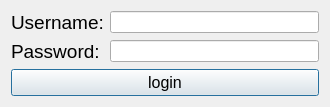
<?xml version="1.0" encoding="UTF-8"?>
<ui version="4.0">
 <class>LoginWindow</class>
 <widget class="QDialog" name="LoginWindow">
  <property name="geometry">
   <rect>
    <x>0</x>
    <y>0</y>
    <width>330</width>
    <height>105</height>
   </rect>
  </property>
  <property name="windowTitle">
   <string>Login</string>
  </property>
  <layout class="QVBoxLayout" name="verticalLayout">
   <item>
    <layout class="QFormLayout" name="formLayout">
     <item row="0" column="0">
      <widget class="QLabel" name="label">
       <property name="text">
        <string>&lt;html&gt;&lt;head/&gt;&lt;body&gt;&lt;p&gt;&lt;span style=&quot; font-size:14pt;&quot;&gt;Username:&lt;/span&gt;&lt;/p&gt;&lt;/body&gt;&lt;/html&gt;</string>
       </property>
      </widget>
     </item>
     <item row="1" column="0">
      <widget class="QLabel" name="label_2">
       <property name="sizePolicy">
        <sizepolicy hsizetype="Fixed" vsizetype="Fixed">
         <horstretch>0</horstretch>
         <verstretch>0</verstretch>
        </sizepolicy>
       </property>
       <property name="text">
        <string>&lt;html&gt;&lt;head/&gt;&lt;body&gt;&lt;p&gt;&lt;span style=&quot; font-size:14pt;&quot;&gt;Password:&lt;/span&gt;&lt;/p&gt;&lt;/body&gt;&lt;/html&gt;</string>
       </property>
      </widget>
     </item>
     <item row="0" column="1">
      <widget class="QLineEdit" name="field_user"/>
     </item>
     <item row="1" column="1">
      <widget class="QLineEdit" name="field_password">
       <property name="minimumSize">
        <size>
         <width>200</width>
         <height>0</height>
        </size>
       </property>
      </widget>
     </item>
    </layout>
   </item>
   <item>
    <layout class="QHBoxLayout" name="horizontalLayout">
     <item>
      <widget class="QPushButton" name="btn_login">
       <property name="sizePolicy">
        <sizepolicy hsizetype="Fixed" vsizetype="Maximum">
         <horstretch>0</horstretch>
         <verstretch>0</verstretch>
        </sizepolicy>
       </property>
       <property name="minimumSize">
        <size>
         <width>200</width>
         <height>0</height>
        </size>
       </property>
       <property name="maximumSize">
        <size>
         <width>800</width>
         <height>16777215</height>
        </size>
       </property>
       <property name="font">
        <font>
         <pointsize>12</pointsize>
        </font>
       </property>
       <property name="text">
        <string>login</string>
       </property>
      </widget>
     </item>
    </layout>
   </item>
  </layout>
 </widget>
 <resources/>
 <connections/>
</ui>
